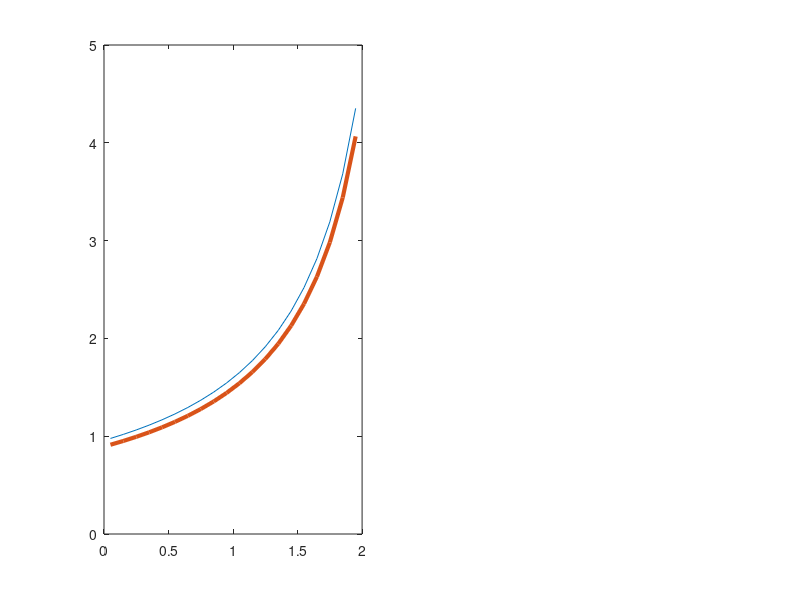

Reproduce this figure in MATLAB. (Note: this script raises an error after producing the figure.)
close all
clear 
clc

%% Data

L=2;       %[m]
rho=1;     %[kg/m^3]
A_in=0.5;  %[m^2]
A_out=0.1; %[m^2]
p_0=10;    %[Pa]
p_out=0;   %[Pa]  NB: pressure is relative

%% Grid
N=21;  % 100 is a perfect value
n=N-1;
x_p=linspace(0,L,N);
x_u=linspace(x_p(2)/2,L-x_p(2)/2,n);
x_p=x_p';
x_u=x_u';


A_p=zeros(N,1);
A_u=zeros(n,1);
A=@(x) A_in + ((A_out- A_in)/L * x);
A_p=A(x_p);
A_u=A(x_u);

%% Initialize velocity and pressure
u_old=zeros(n,1);
p=zeros(N,1);

m=1;   %[kg/s]   initial guess for mass flow rate
u_old=m./(rho*A_u);
p=p_0-(p_0-p_out).*x_p/L;

%% solve the problem
alpha_p= 0.1;%0.19697;   % under-relaxation coefficient-> to be tuned. 0.02 is a perfect value
alpha_u=0.1; %1.59798;   % under-relaxation coefficient-> to be tuned. 0.02 is a perfect value
it=0;
toll_u=1e-6;
toll_p=1e-6;
it_max=1000;
r_u=10;
r_p=10;
r_p_vect = [];
r_u_vect = [];

while ((r_u>toll_u && r_p>toll_p) && (it<it_max))  % controllare sta condizione 

    % Solve system Mu*u=b
    M_u=zeros(n);
    b_u=zeros(n,1);

   
    for i=2:n-1
        M_u(i,i)=rho*(u_old(i)+u_old(i+1))/2*A_p(i+1);
        M_u(i,i-1)=-rho*(u_old(i-1)+u_old(i))/2*A_p(i);
        b_u(i)=(p(i)-p(i+1))*A_u(i);
    end

    %CV1
    F_a=rho*u_old(1)*A_u(1);
    F_b=rho*(u_old(1)+u_old(2))/2*A_p(2);
    M_u(1,1)=F_b+F_a/2*(A_u(1)/A_p(1))^2;
    b_u(1)=(p_0-p(2))*A_u(1)+F_a*A_u(1)/A_p(1)*u_old(1);

    %CVn
    M_u(n,n)=rho*u_old(n)*A_u(n);
    M_u(n,n-1)=-rho*(u_old(n-1)+u_old(n))/2*A_p(N-1);
    b_u(n)=(p(N-1)-p(N))*A_u(n);

    u=M_u\b_u;


    % Solve system Mp*p'=b
    M_p=zeros(N);
    b_p=zeros(N,1);
    d_u=zeros(n,1);

    for i=1:n   %need a bit of explanation
        d_u(i)=A_u(i)/M_u(i,i);
    end

    for i=2:N-1
        a_W=rho*d_u(i-1)*A_u(i-1);
        a_E=rho*d_u(i)*A_u(i);
        M_p(i,i)=a_W+a_E;
        M_p(i,i-1)=-a_W;
        M_p(i,i+1)=-a_E;
        b_p(i)=rho*(A_u(i-1)*u(i-1)-A_u(i)*u(i));
    end

    %CV1
    M_p(1,1)=1;
    b_p(1)=0;

    %CVN
    M_p(N,N)=1;
    b_p(N)=0;

    p_first=M_p\b_p;

    % correct pressure and velocity
    u_calc=zeros(n,1);
    p_calc=zeros(N,1);
    for i=1:n
        u_calc(i)=u(i)+d_u(i)*(p_first(i)-p_first(i+1));
        if i>1
            p_calc(i)=p(i)+p_first(i);
        else
            p_calc(1)=p_0-rho/2*(u_calc(1)*A_u(1)/A_p(1))^2;
        end
    end

    %calculate relative residuals

    r_u=norm(M_u*u_calc-b_u)/norm(diag(M_u).*u_calc);
    r_p=norm(b_p);
    
    r_u_vect = [r_u_vect; r_u];
    r_p_vect = [r_p_vect; r_p];
    %update the values
    u_new=alpha_u*u_calc+(1-alpha_u)*u_old;
    p_new=alpha_p*p_calc+(1-alpha_p)*p;

    u_old=u_new;
    p=p_new;

    it=it+1;

end


% %% plot
% 
% figure
% plot(x_p,p_new,'Linewidth',2)
% title('pressure')
% 
% figure
% plot(x_u,u_new,'Linewidth',2)
% title('velocity')

%% Print relevant values

mean_m = mean(rho*u_new.*A_u);
m_in = rho*u_new(1)*A_in;
m_out = rho*u_new(end)*A_out;
check = (m_in - m_out)/mean_m;
fprintf("The final global mass balance is %.2f\n", check);
fprintf("Number of nodes: %d\n", N);
fprintf("Under-relaxation coefficients: \\alpha u = %.2f, \\alpha p = %.2f\n ", alpha_u, alpha_p)


%% Exact solution and plot

u_exact= A_out./A_u*sqrt(2*p_0/rho);
p_exact= p_0.*(1-(A_out./A_p).^2);

figure
subplot(1,2,1)
plot(x_u,u_new,x_u,u_exact,'Linewidth',3)
title('Velocity', "Interpreter","latex", FontSize=20)
legend('Numerical solution','Exact solution', "interpreter", "latex", fontsize=20)
xlabel('x [m]', "Interpreter","latex", FontSize=20)
ylabel('v [m/s]', "Interpreter","latex", FontSize=20)
grid on
set(gca,'FontSize',15)

subplot(1,2,2)
plot(x_p,p_new,x_p,p_exact,'Linewidth',3)
title('Pressure', "Interpreter","latex", Fontsize=20)
legend('Numerical solution','Exact solution', "interpreter", "latex", fontsize=20)
xlabel('x [m]', "Interpreter","latex", FontSize=20)
ylabel('P [Pa]', "Interpreter","latex", fontsize=20)
grid on
set(gca,'FontSize',15)



%% Plot residuals

figure;

subplot(1,2,1)

plot(r_u_vect, "Linewidth", 3);
title("Residual of momentum equation", "interpreter", "latex", fontsize=20)
grid on
xlabel("Iteration", "Interpreter","latex", fontsize=20);
ylabel("Residual \(r_u\)", "Interpreter","latex", FontSize=20);
set(gca,'FontSize',15)


subplot(1,2,2)
plot(r_p_vect, "LineWidth",3);
title("RHS of pressure correction equation", "interpreter", "latex", FontSize=20);
grid on
xlabel("Iteration", "Interpreter","latex", FontSize=20);
ylabel("RHS \(r_p\)", "Interpreter","latex", FontSize=20);
set(gca,'FontSize',15)


%% Relative errors for final u, p and and flow rate

% relative error for final u
err_u = abs(u_new - u_exact);
err_u = err_u ./ u_exact;

% relative error for final p (too small numbers, it should be zero)
err_p = abs(p_new - p_exact);
err_p = err_p ./ abs(p_exact);

% relative error for final flow rate
m_exact = A_out * sqrt(2 * rho * p_0);
err_m = abs(m_out - m_exact);
err_m = err_m / m_exact;
